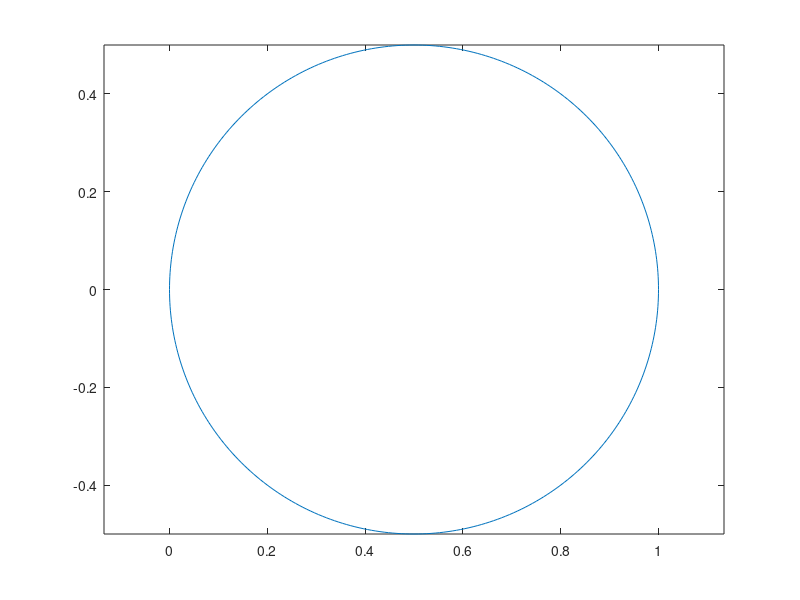

This chart was generated by the following MATLAB code:
clc
clear

for c = 1:361
    t = c-1;
    xy(c,1) = 0.5 * cosd(t)+0.5;
    xy(c,2) = 0.5 * sind(t);
end

plot(xy(:,1),xy(:,2));
axis('equal')